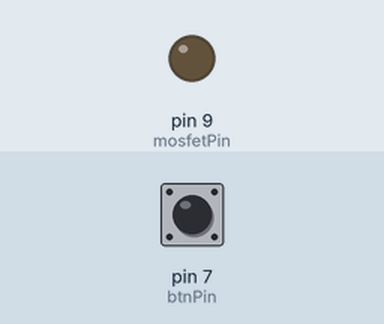
Simulated run of this sketch. Board: Arduino Uno, built with avr-gcc and run on an emulated ATmega328P. On the bench: output pins drawn as LEDs (lit = HIGH). The inputs (shaded band) are chosen by the test bench; at power-on: pin 7 (btnPin) HIGH.

Above: at 1.2 s.
1.3 s: pin 7 (btnPin) pulled LOW for 0.15 s
At 1.37 s:
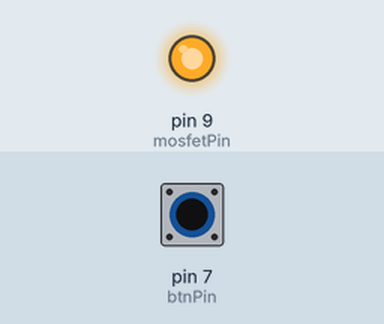
2.9 s: pin 7 (btnPin) pulled LOW for 3.2 s
At 6.7 s:
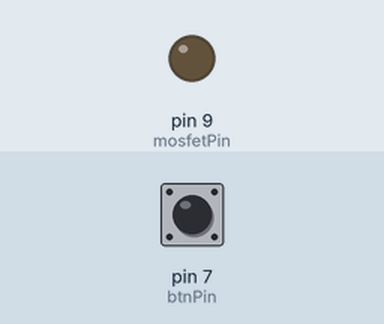
Timing chart, 0 to 8.2 s (numbered marks = the images above; inputs shaded):
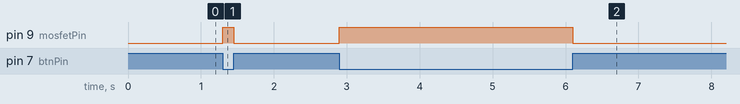

The sketch:

_1_thread_test.ino
```cpp
/*
 * Control conductive thread heating.
 * When button is pressed the current flow through the conductive thread.
 * Heating up the thread.
 *
 */

int btnPin = 7;
int mosfetPin = 9;

void setup() {
  // put your setup code here, to run once:
  pinMode(btnPin,INPUT_PULLUP);
  pinMode(mosfetPin,OUTPUT);
  Serial.begin(9600);
}

void loop() {
  // put your main code here, to run repeatedly:
  int btnState = digitalRead(btnPin); //reads a stores button state
  if(btnState==LOW){
    //button is pressed, so START heating up the conductive thread
    digitalWrite(mosfetPin,HIGH);
  }else{
    //button is released, so STOP heating up the conductive thread
    digitalWrite(mosfetPin,LOW);
  }
}
```

Measured:
- after the input at 1.3 s, pin 9 (mosfetPin): LOW → HIGH at once, → LOW 0.15 s later
- after the input at 2.9 s, pin 9 (mosfetPin): LOW → HIGH at once, → LOW 3.2 s later
